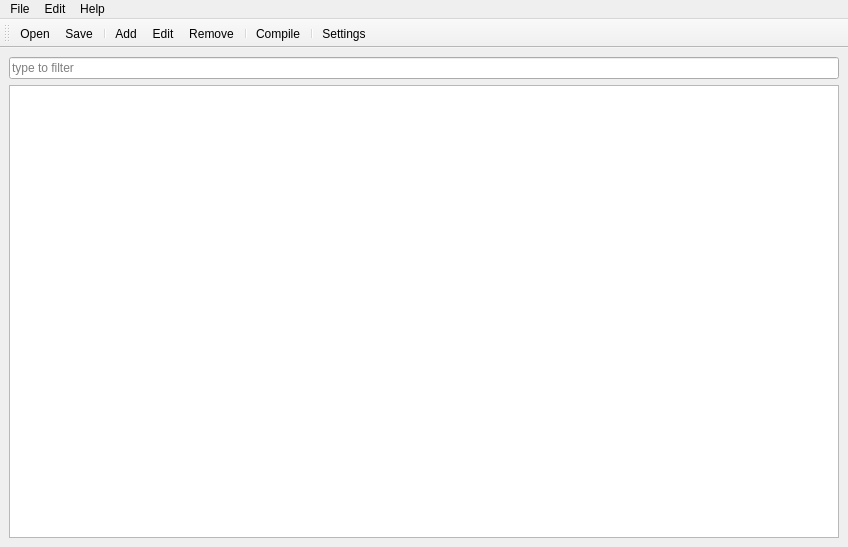
<?xml version="1.0" encoding="UTF-8"?>
<ui version="4.0">
 <class>MainWindow</class>
 <widget class="QMainWindow" name="MainWindow">
  <property name="geometry">
   <rect>
    <x>0</x>
    <y>0</y>
    <width>848</width>
    <height>547</height>
   </rect>
  </property>
  <property name="windowTitle">
   <string notr="true">MainWindow</string>
  </property>
  <property name="windowIcon">
   <iconset resource="res.qrc">
    <normaloff>:/icons/icon.png</normaloff>:/icons/icon.png</iconset>
  </property>
  <widget class="QWidget" name="centralwidget">
   <layout class="QVBoxLayout" name="verticalLayout">
    <item>
     <widget class="QLineEdit" name="edit_filter">
      <property name="placeholderText">
       <string>type to filter</string>
      </property>
     </widget>
    </item>
    <item>
     <widget class="QTableView" name="table_texts"/>
    </item>
   </layout>
  </widget>
  <widget class="QMenuBar" name="menubar">
   <property name="geometry">
    <rect>
     <x>0</x>
     <y>0</y>
     <width>848</width>
     <height>22</height>
    </rect>
   </property>
   <widget class="QMenu" name="menuDialogs_Editor">
    <property name="title">
     <string>File</string>
    </property>
    <widget class="QMenu" name="menuRecent_files">
     <property name="title">
      <string>Recent files</string>
     </property>
    </widget>
    <addaction name="actionOpen"/>
    <addaction name="actionSave"/>
    <addaction name="actionSave_as"/>
    <addaction name="menuRecent_files"/>
    <addaction name="separator"/>
    <addaction name="actionCompile"/>
    <addaction name="actionCheck_valid"/>
    <addaction name="separator"/>
    <addaction name="actionSettings"/>
    <addaction name="separator"/>
    <addaction name="actionExit"/>
   </widget>
   <widget class="QMenu" name="menuEdit">
    <property name="title">
     <string>Edit</string>
    </property>
    <addaction name="actionFind"/>
    <addaction name="separator"/>
    <addaction name="actionAdd"/>
    <addaction name="actionEdit"/>
    <addaction name="actionRemove"/>
    <addaction name="separator"/>
   </widget>
   <widget class="QMenu" name="menuHelp">
    <property name="title">
     <string>Help</string>
    </property>
    <addaction name="actionAbout"/>
   </widget>
   <addaction name="menuDialogs_Editor"/>
   <addaction name="menuEdit"/>
   <addaction name="menuHelp"/>
  </widget>
  <widget class="QToolBar" name="toolBar">
   <property name="windowTitle">
    <string>toolBar</string>
   </property>
   <attribute name="toolBarArea">
    <enum>TopToolBarArea</enum>
   </attribute>
   <attribute name="toolBarBreak">
    <bool>false</bool>
   </attribute>
   <addaction name="actionOpen"/>
   <addaction name="actionSave"/>
   <addaction name="separator"/>
   <addaction name="actionAdd"/>
   <addaction name="actionEdit"/>
   <addaction name="actionRemove"/>
   <addaction name="separator"/>
   <addaction name="actionCompile"/>
   <addaction name="separator"/>
   <addaction name="actionSettings"/>
  </widget>
  <action name="actionExit">
   <property name="icon">
    <iconset resource="res.qrc">
     <normaloff>:/icons/close.png</normaloff>:/icons/close.png</iconset>
   </property>
   <property name="text">
    <string>Exit</string>
   </property>
   <property name="shortcut">
    <string>Ctrl+W</string>
   </property>
  </action>
  <action name="actionAbout">
   <property name="icon">
    <iconset resource="res.qrc">
     <normaloff>:/icons/help.png</normaloff>:/icons/help.png</iconset>
   </property>
   <property name="text">
    <string>About...</string>
   </property>
   <property name="shortcut">
    <string>Shift+F1</string>
   </property>
  </action>
  <action name="actionAdd">
   <property name="icon">
    <iconset resource="res.qrc">
     <normaloff>:/icons/add.png</normaloff>:/icons/add.png</iconset>
   </property>
   <property name="text">
    <string>Add</string>
   </property>
   <property name="shortcut">
    <string>Ctrl+N</string>
   </property>
  </action>
  <action name="actionEdit">
   <property name="icon">
    <iconset resource="res.qrc">
     <normaloff>:/icons/edit.png</normaloff>:/icons/edit.png</iconset>
   </property>
   <property name="text">
    <string>Edit</string>
   </property>
   <property name="shortcut">
    <string>Ctrl+E</string>
   </property>
  </action>
  <action name="actionRemove">
   <property name="icon">
    <iconset resource="res.qrc">
     <normaloff>:/icons/remove.png</normaloff>:/icons/remove.png</iconset>
   </property>
   <property name="text">
    <string>Remove</string>
   </property>
   <property name="shortcut">
    <string>Del</string>
   </property>
  </action>
  <action name="actionSettings">
   <property name="icon">
    <iconset resource="res.qrc">
     <normaloff>:/icons/settings.png</normaloff>:/icons/settings.png</iconset>
   </property>
   <property name="text">
    <string>Settings...</string>
   </property>
  </action>
  <action name="actionFind">
   <property name="icon">
    <iconset resource="res.qrc">
     <normaloff>:/icons/find.png</normaloff>:/icons/find.png</iconset>
   </property>
   <property name="text">
    <string>Find</string>
   </property>
   <property name="shortcut">
    <string>Ctrl+F</string>
   </property>
  </action>
  <action name="actionCheck_valid">
   <property name="icon">
    <iconset resource="res.qrc">
     <normaloff>:/icons/check.png</normaloff>:/icons/check.png</iconset>
   </property>
   <property name="text">
    <string>Check valid</string>
   </property>
   <property name="shortcut">
    <string>Shift+D</string>
   </property>
  </action>
  <action name="actionOpen">
   <property name="icon">
    <iconset resource="res.qrc">
     <normaloff>:/icons/open.png</normaloff>:/icons/open.png</iconset>
   </property>
   <property name="text">
    <string>Open</string>
   </property>
   <property name="shortcut">
    <string>Ctrl+O</string>
   </property>
  </action>
  <action name="actionSave">
   <property name="icon">
    <iconset resource="res.qrc">
     <normaloff>:/icons/save.png</normaloff>:/icons/save.png</iconset>
   </property>
   <property name="text">
    <string>Save</string>
   </property>
   <property name="shortcut">
    <string>Ctrl+S</string>
   </property>
  </action>
  <action name="actionSave_as">
   <property name="icon">
    <iconset resource="res.qrc">
     <normaloff>:/icons/save_as.png</normaloff>:/icons/save_as.png</iconset>
   </property>
   <property name="text">
    <string>Save as...</string>
   </property>
  </action>
  <action name="actionCompile">
   <property name="icon">
    <iconset resource="res.qrc">
     <normaloff>:/icons/compile.png</normaloff>:/icons/compile.png</iconset>
   </property>
   <property name="text">
    <string>Compile</string>
   </property>
   <property name="shortcut">
    <string>Ctrl+R</string>
   </property>
  </action>
 </widget>
 <resources>
  <include location="res.qrc"/>
 </resources>
 <connections/>
</ui>
